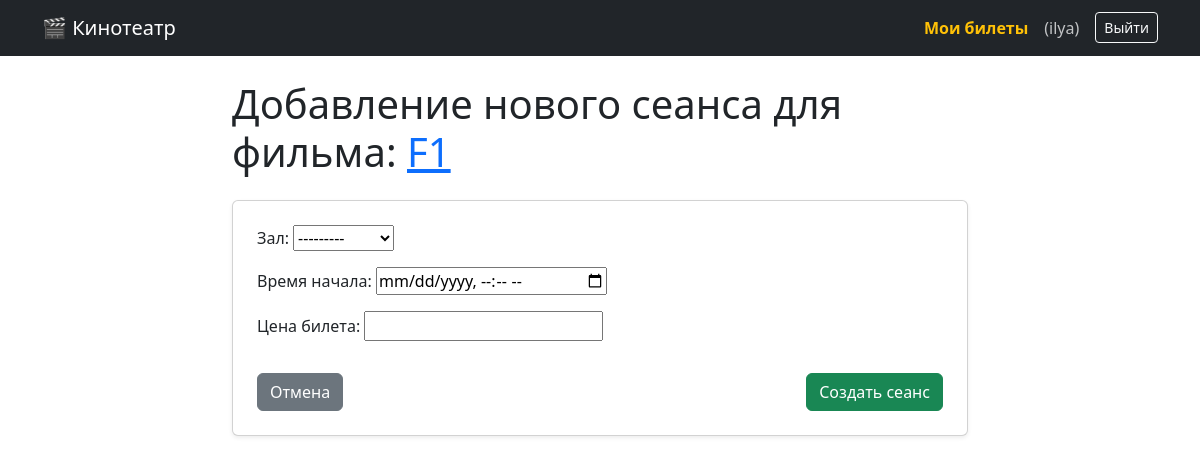
The app's page /movie/1/screening/add/ (signed in), older data.
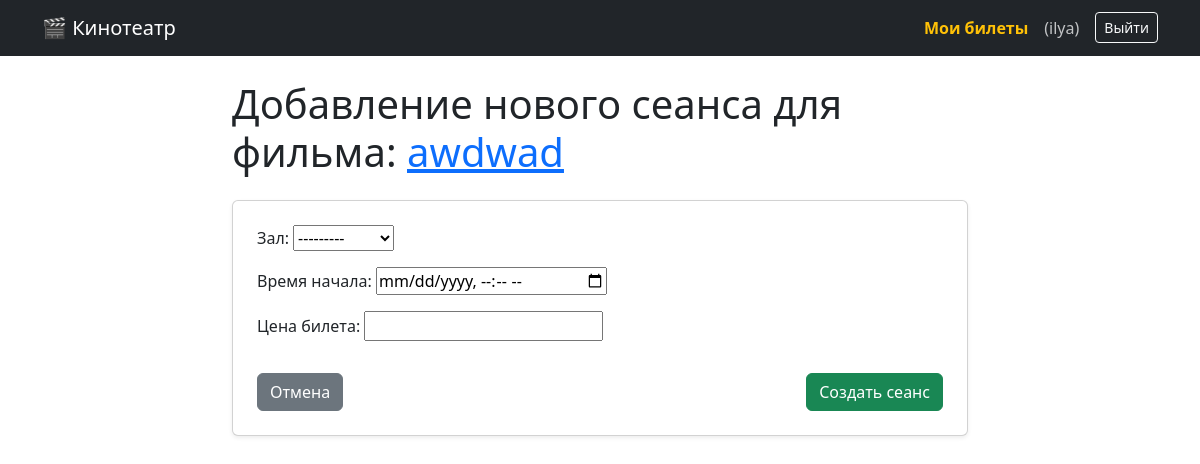
The same page, newer data.
### cinema/models.py (models this page shows, shortened)
class Movie(models.Model):
    title = models.CharField("Название фильма", max_length=100)
    description = models.TextField("Описание")
    poster = models.ImageField("Постер", upload_to='posters/', blank=True, null=True)
    duration_minutes = models.IntegerField("Длительность (мин)")

### cinema/views.py (the view, shortened to what this page needs)
# urls.py: path('movie/<int:movie_id>/screening/add/', views.ScreeningCreateView.as_view(), name='screening_create'),
class ScreeningCreateView(UserPassesTestMixin, CreateView):
    model = Screening
    form_class = ScreeningForm
    template_name = 'cinema/screening_create.html'
    def test_func(self):
        return self.request.user.is_superuser
    def get_initial(self):
        initial = super().get_initial()
        movie_id = self.kwargs.get('movie_id')
        if movie_id:
            try:
                movie = Movie.objects.get(pk=movie_id)
                initial['movie'] = movie
            except Movie.DoesNotExist:
                pass
        return initial
    def get_context_data(self, **kwargs):
        context = super().get_context_data(**kwargs)
        movie_id = self.kwargs.get('movie_id')
        if movie_id:
             try:
                context['movie'] = Movie.objects.get(pk=movie_id)
             except Movie.DoesNotExist:
                pass
        return context

### cinema/forms.py
class ScreeningForm(forms.ModelForm):
    class Meta:
        model = Screening
        fields = ['movie', 'hall', 'start_time', 'price']
        widgets = {
            'start_time': forms.DateTimeInput(attrs={'type': 'datetime-local'}),
            'movie': forms.HiddenInput(),
        }

### cinema/models.py (called while the page is built)
    def __str__(self):
        return f"{self.name} ({self.rows}x{self.seats_per_row})"

### cinema/templates/cinema/screening_create.html (shortened to what this page needs)
{% extends 'cinema/base.html' %}
{% block content %}
<div class="row justify-content-center">
    <div class="col-md-8">
        <h1 class="mb-4">
            Добавление нового сеанса
            {% if movie %}
                для фильма:
                <a href="{% url 'movie_detail' movie.id %}">{{ movie.title }}</a>
            {% else %}
                (Выберите фильм)
            {% endif %}
        </h1>
        <form method="post">
            <div class="card p-4 shadow-sm">
                {{ form.as_p }}
                <div class="d-flex justify-content-between mt-3">
                    <a href="{% if movie %}{% url 'movie_detail' movie.id %}{% else %}{% url 'movie_list' %}{% endif %}" class="btn btn-secondary">Отмена</a>
                    <button type="submit" class="btn btn-success">Создать сеанс</button>
                </div>
            </div>
        </form>
    </div>
</div>
{% endblock %}

Row changes from the older to the newer data that the page shows:
changed Movie: title "F1" → "awdwad"
